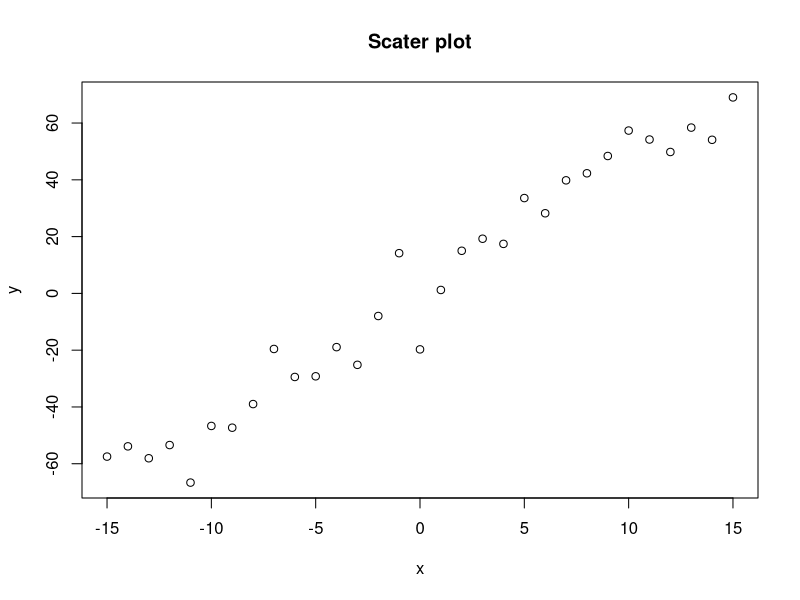

Write the R code that produced this figure. (Note: this script raises an error after producing the figure.)
#Markov chain monte carlo
trueA<-5
trueB<-0
trueSd<-10
sampleSize<-31

#Membangkitkan variabel bebas
x<-(-(sampleSize-1)/2):((sampleSize-1)/2)

#Membangkitkan variabel dependen 
y<-trueB+trueA*x+rnorm(n=sampleSize, mean = 0,sd = trueSd)
plot(x,y, main="Scater plot")
print(x)

#Membuat model sttaistik
likelihood<-function(param){
  a<-param[1]
  c<-param[2]
  sd<-param[3]
  
  pred<-a*x+b
  singlelikelihoods<-dnorm(y, mean=pred, sd=sd, log=T)
  sumll<-sum(singlelikelihoods)
  returm(sumll)
}

#Plot likelihood
slopevalues<- function (x){
  return(likelihood(c(x, trueB, trueSd)))
}
slopelikelohoods<-lapply(seq(3,7, by=0.05),slopevalues)
plot(seq(3,7, by=0.05), slopelikelohoods, type="l",xlab="value of slope parameter a",
     ylab="Log likelihood")

#Prior distribution
prior<-function(param){
  a<-param[1]
  c<-param[2]
  sd<-param[3]
  aprior<-dunif(a, min=1, max=10, log=T)
  bprior<-dnorm(b, sd=5, log=T)
  sdprior<-dunif(sd, min=0, max=30, log=T)
  return(aprior+bprior+sdprior)
}

posterior<-function(param){
  return(likelihood(param)+prior(param))
}
proposalfunction<-function(param){
  return(rnorm(3, mean=param, sd=c(0.1, 0.5, 0.3)))
}

startvalue<-c(4,0,10)
chain<-run_metropolis_MCMC(startvalue,10000)
burnln<-5000 #Bangkitkan sebanyak 5000 kali
acceptence<-1-mean(duplicated(chain[-(1:burnln)]))

#Estimasi parameter dengan algoritma MH
cat("Estimasi parameter a=", mean(chain[-(1:burnln),1]))
cat("Estimasi parameter b=", mean(chain[-(1:burnln),2]))
cat("Estimasi parameter sd=", mean(chain[-(1:burnln),3]))

#Estimasi dengan OLS
lin<-lm(y~x)
summary(lin)